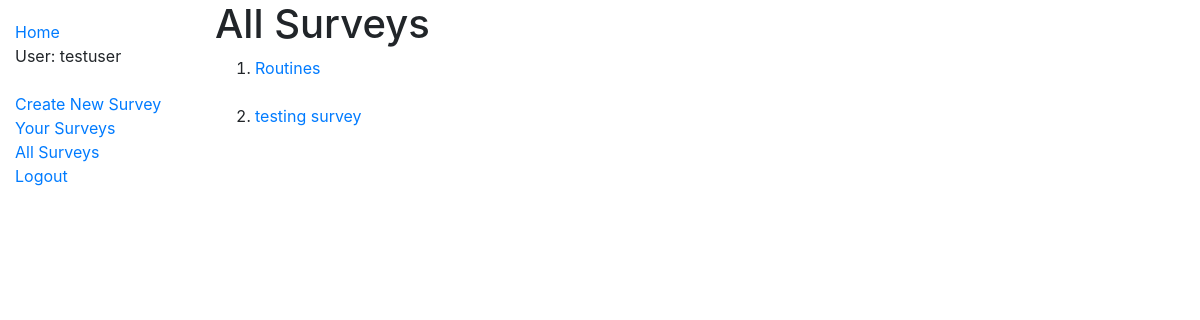
The app's page /catalog/surveys/ (signed in), older data.
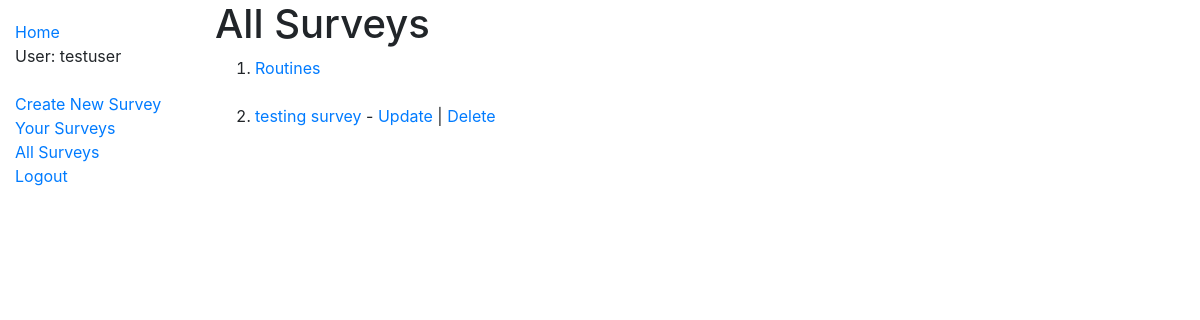
The same page, newer data.
### catalog/models.py (models this page shows, shortened)
class Surveys(models.Model):
  id = models.UUIDField(primary_key=True, default=uuid.uuid4)
  name = models.CharField(max_length=300)
  surveyer = models.ForeignKey(User, on_delete=models.SET_NULL, null=True, unique=False)
  class Meta:
    permissions = (('can_edit_survey', 'Edit Survey'),)
  def get_absolute_url(self):
    return reverse('surveys-detail', args=[str(self.id)])

### catalog/views.py (the view)
# urls.py: path('surveys/', views.SurveysListView.as_view(), name='surveys-list'),
class SurveysListView(generic.ListView):
  model = Surveys
  paginate_by = 10

### catalog/templates/catalog/surveys_list.html
{% extends 'base.html'%}
{% block content %}
<h1>All Surveys</h1>
{% if surveys_list %}
<ol>
  {% for survey in surveys_list %}
  <li>
  <a href="{{ survey.get_absolute_url }}">{{ survey.name }}</a>
    {% if survey.surveyer == request.user %}
       - <a href='{% url 'surveys-update' survey.pk %}'>Update</a> | <a href='{% url 'surveys-delete' survey.pk %}'>Delete</a>
    {% endif %}
  </li><br>
  {% endfor %}
{% else %}
  <p>You have no surveys.</p>
</ol>
{% endif %}
{% endblock %}

Row changes from the older to the newer data that the page shows:
changed Surveys "testing survey": now shows "- Update | Delete"
